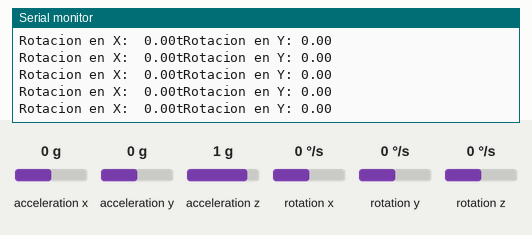
Recording of a sketch running on a simulated Arduino Uno, built with avr-gcc and run on an emulated ATmega328P. On the bench: the last lines printed to the serial monitor. The test bench sets the inputs (shaded band); at power-on: rotation x 0 °/s, rotation y 0 °/s, acceleration x 0 g, acceleration y 0 g, acceleration z 1 g, rotation z 0 °/s.

Above: at 1.2 s.
1.3 s: rotation x set to -192 °/s
At 1.8 s:
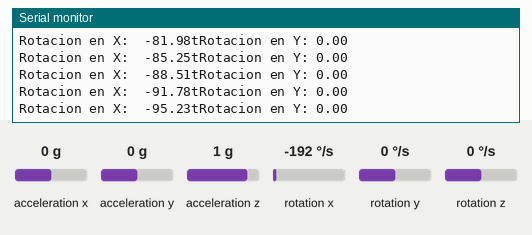
4.3 s: rotation y set to -192 °/s
At 5.0 s:
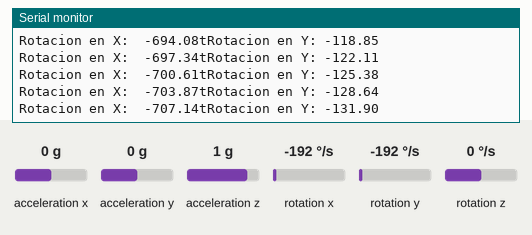
7.3 s: rotation x set to 100 °/s
At 7.8 s:
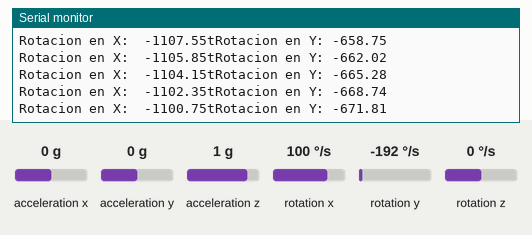
Timing chart, 0 to 10.3 s (numbered marks = the images above; inputs shaded):
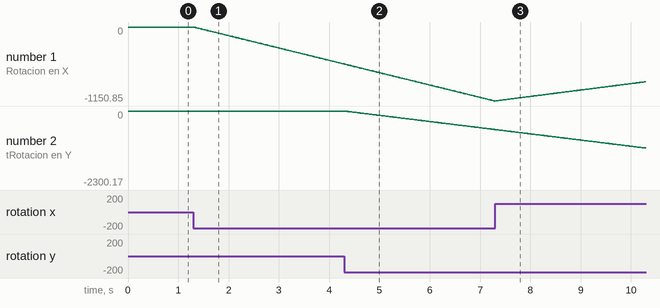

Measured:
- after the input at 1.3 s, the serial monitor: prints a new line at once (image 1)
- plotted number 1: 0 → -575.23 after the input at 1.3 s

The sketch:

incli_giros.ino
```cpp
// Librerias I2C para controlar el mpu6050
// la libreria MPU6050.h necesita I2Cdev.h, I2Cdev.h necesita Wire.h
#include "I2Cdev.h"
#include "MPU6050.h"
#include "Wire.h"

// La dirección del MPU6050 puede ser 0x68 o 0x69, dependiendo
// del estado de AD0. Si no se especifica, 0x68 estará implicito
MPU6050 sensor;

// Valores RAW (sin procesar) del acelerometro y giroscopio en los ejes x,y,z
int ax,ay,az,gx, gy, gz;

long tiempo_prev, dt;
float girosc_ang_x, girosc_ang_y;
float girosc_ang_x_prev, girosc_ang_y_prev;

void setup() {
  Serial.begin(57600);    //Iniciando puerto serial
  Wire.begin();           //Iniciando I2C
  sensor.initialize();    //Iniciando el sensor

  if (sensor.testConnection()) Serial.println("Sensor iniciado correctamente");
  else Serial.println("Error al iniciar el sensor");
  tiempo_prev=millis();
}


void loop() {
  // Leer las velocidades angulares
  sensor.getRotation(&gx, &gy, &gz);
  sensor.getMotion6(&ax,&ay,&az,&gx, &gy, &gz);

  //Calcular los angulos rotacion:

  dt = millis()-tiempo_prev;
  tiempo_prev=millis();

  girosc_ang_x = (gx/131)*dt/1000.0 + girosc_ang_x_prev;
  girosc_ang_y = (gy/131)*dt/1000.0 + girosc_ang_y_prev;

  girosc_ang_x_prev=girosc_ang_x;
  girosc_ang_y_prev=girosc_ang_y;

  //Mostrar los angulos separadas por un [tab]
  Serial.print("Rotacion en X:  ");
  Serial.print(girosc_ang_x);
  Serial.print("tRotacion en Y: ");
  Serial.println(girosc_ang_y);

  delay(10);
}
```
